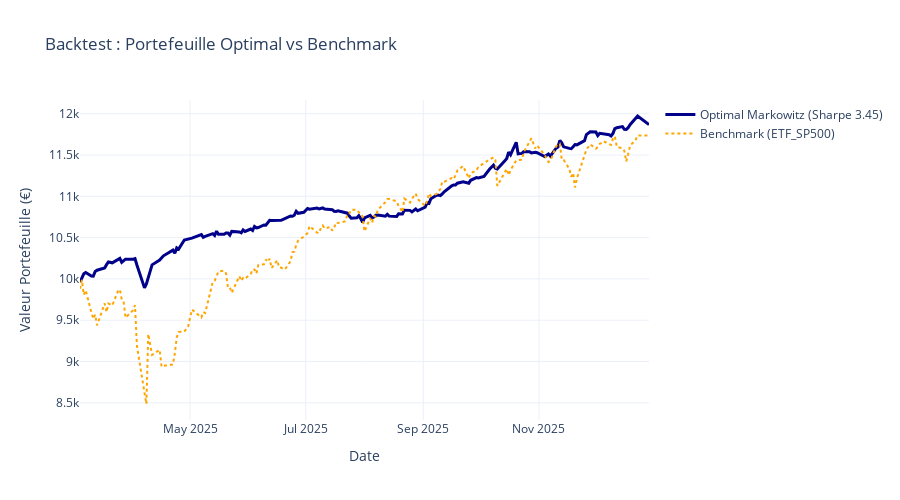

Notebook code for this chart:
### Markdown cell above
Let's compare our portfolio's performance with that of the S&P500

### Code cell
# 1. Rendements portefeuille optimal (période totale)
rendements_opt = (log_returns[top_actifs] * poids_optimaux).sum(axis=1)
equity_opt = (1 + rendements_opt).cumprod() * 10000  # 10k€ départ

# 2. Benchmark SPY
spy_col = 'ETF_SP500' if 'ETF_SP500' in log_returns else 'SPY'
if spy_col in log_returns.columns:
    equity_spy = (1 + log_returns[spy_col]).cumprod() * 10000


# 3. Métriques
total_ret_opt = equity_opt.iloc[-1] / 10000 - 1
vol_opt = rendements_opt.std() * np.sqrt(252)
sharpe_final = (rendements_opt.mean() * 252 - 0.02) / vol_opt

print(f"BACKTEST {log_returns.index[0].date()} → {log_returns.index[-1].date()}")
print(f"Optimal: +{total_ret_opt:.1%} | Vol {vol_opt:.1%} | Sharpe {sharpe_final:.2f}")
print(f"{'SPY' if spy_col != 'ETFSP500' else 'ETFSP500'}: +{(equity_spy.iloc[-1]/10000-1):.1%}")

# 4. Visualisation Equity Curves
fig = go.Figure()

fig.add_trace(go.Scatter(
    x=log_returns.index, y=equity_opt,
    line=dict(color='darkblue', width=3),
    name=f"Optimal Markowitz (Sharpe {sharpe_final:.2f})"
))

fig.add_trace(go.Scatter(
    x=log_returns.index, y=equity_spy,
    line=dict(color='orange', width=2, dash='dot'),
    name=f"Benchmark ({spy_col})"
))

fig.update_layout(
    title="Backtest : Portefeuille Optimal vs Benchmark",
    xaxis_title="Date", yaxis_title="Valeur Portefeuille (€)",
    height=500, showlegend=True,
    template='plotly_white'
)
fig.show()

### Figure 1 — Plotly figure (JSON) as saved in the notebook; plotly's stock layout.template omitted (floating-point values rounded to 4 significant figures; data arrays with more than 128 entries replaced by an {"elided": "..."} marker saying what was removed)
{"data": [{"line": {"color": "darkblue", "width": 3}, "name": "Optimal Markowitz (Sharpe 3.45)", "type": "scatter", "x": {"elided": "179 str values"}, "y": {"elided": "179 float values"}}, {"line": {"color": "orange", "dash": "dot", "width": 2}, "name": "Benchmark (ETF_SP500)", "type": "scatter", "x": {"elided": "179 str values"}, "y": {"elided": "179 float values"}}], "layout": {"height": 500, "showlegend": true, "title": {"text": "Backtest : Portefeuille Optimal vs Benchmark"}, "xaxis": {"title": {"text": "Date"}}, "yaxis": {"title": {"text": "Valeur Portefeuille (€)"}}}}
